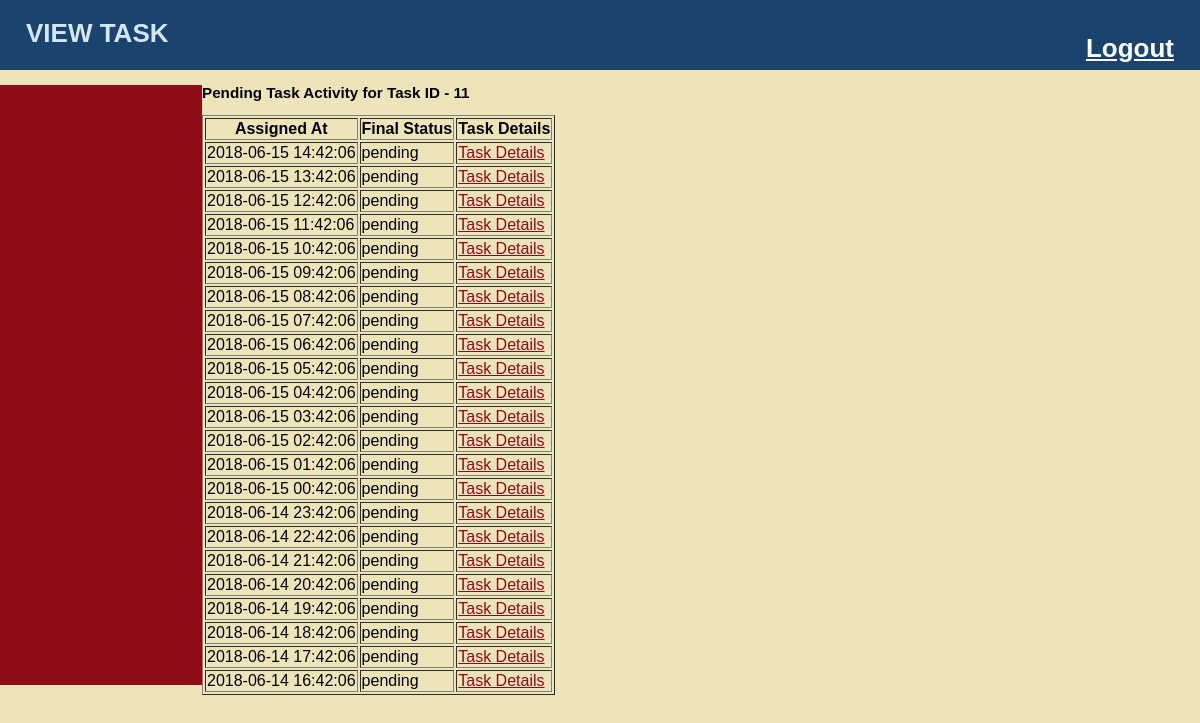
Screenshot of /task_management/task_activity.php?task_id=11 (signed in) with the database file from the repository.
### tables this page shows
CREATE TABLE `task_status` (
  `task_status_task_id` int(11) NOT NULL,
  `task_status_last_recurred` datetime NOT NULL,
  `status` varchar(255) DEFAULT NULL
);

### task_management/task_activity.php (the view, shortened to what this page needs)
<HTML>
<HEAD>
<link href="stylesheets/public.css" media="all"
rel="stylesheet" type="text/css" />
</HEAD>
<BODY>
<div id="header">
	<h1>VIEW TASK</h>
	<div align ="right">
	<a href="logout.php" style="color:white"> Logout </a>
	</div>
</div>
	<div id="main">
		<div id="navigation">
		</div>
<?php
$dbhost= "localhost";
$dbuser= "root";
$dbpass= "sanjana";
$dbname= "walmart";
$conn= mysqli_connect($dbhost,$dbuser,$dbpass,$dbname);
$query = "SELECT * from task_status where task_status_task_id = '{$_GET["task_id"]}' and task_status_last_recurred < NOW() ORDER BY task_status_last_recurred DESC";
$result = mysqli_query($conn, $query);
?>
<h3> Pending Task Activity for Task ID - <?php echo $_GET["task_id"]; ?></h3>
<table border = "1">
  <tr>
	<th>Assigned At</th>
	<th>Final Status</th>
	<th>Task Details</th>
  </tr>
  <?php while($row = mysqli_fetch_assoc($result)){
  ?>
  <tr>
    <td><?php echo $row["task_status_last_recurred"]; ?></td>
    <td><?php echo $row["status"]; ?></td>
	<td><a href = "task_detail.php?task_id=<?php echo $_GET["task_id"]; ?>&start_time=<?php echo $row["task_status_last_recurred"];?>">Task Details</a>
  </tr>
  <?php } ?>
</table>
</BODY>
</HTML>

### task_management/stylesheets/public.css (style rules this page uses)
html { height: 100%; width: 100%; }
body { width: 100%; height: 100%; margin: 0; padding: 0; border: 0; font-family: Verdana, Arial, Helvetica, sans-serif; font-size: 13px; line-height: 15px; background: #EEE4B9; }
a { color: #8D0D19; }
#header { height: 70px; margin: 0; padding: 0; text-align: left; background: #1A446C; color: #D4E6F4; }
#header h1 { padding: 1em; margin: 0; }
#main { height: 600px; width: 100%; margin: 0; padding: 0; background: #EEE4B9; }
#navigation { float: left; width: 150px; height: 100%; margin: 0; padding: 0 2em; color: #D4E6F4; background: #8D0D19; }

### rows the page displays
task_status: task_status_last_recurred "2018-06-15 14:42:06", status "pending"
task_status: task_status_last_recurred "2018-06-15 13:42:06", status "pending"
task_status: task_status_last_recurred "2018-06-15 12:42:06", status "pending"
task_status: task_status_last_recurred "2018-06-15 11:42:06", status "pending"
task_status: task_status_last_recurred "2018-06-15 10:42:06", status "pending"
task_status: task_status_last_recurred "2018-06-15 09:42:06", status "pending"
task_status: task_status_last_recurred "2018-06-15 08:42:06", status "pending"
task_status: task_status_last_recurred "2018-06-15 07:42:06", status "pending"
task_status: task_status_last_recurred "2018-06-15 06:42:06", status "pending"
task_status: task_status_last_recurred "2018-06-15 05:42:06", status "pending"
task_status: task_status_last_recurred "2018-06-15 04:42:06", status "pending"
task_status: task_status_last_recurred "2018-06-15 03:42:06", status "pending"
task_status: task_status_last_recurred "2018-06-15 02:42:06", status "pending"
task_status: task_status_last_recurred "2018-06-15 01:42:06", status "pending"
task_status: task_status_last_recurred "2018-06-15 00:42:06", status "pending"
task_status: task_status_last_recurred "2018-06-14 23:42:06", status "pending"
task_status: task_status_last_recurred "2018-06-14 22:42:06", status "pending"
task_status: task_status_last_recurred "2018-06-14 21:42:06", status "pending"
task_status: task_status_last_recurred "2018-06-14 20:42:06", status "pending"
task_status: task_status_last_recurred "2018-06-14 19:42:06", status "pending"
task_status: task_status_last_recurred "2018-06-14 18:42:06", status "pending"
task_status: task_status_last_recurred "2018-06-14 17:42:06", status "pending"
task_status: task_status_last_recurred "2018-06-14 16:42:06", status "pending"

### other values shown
$_GET["task_id"] "11"
